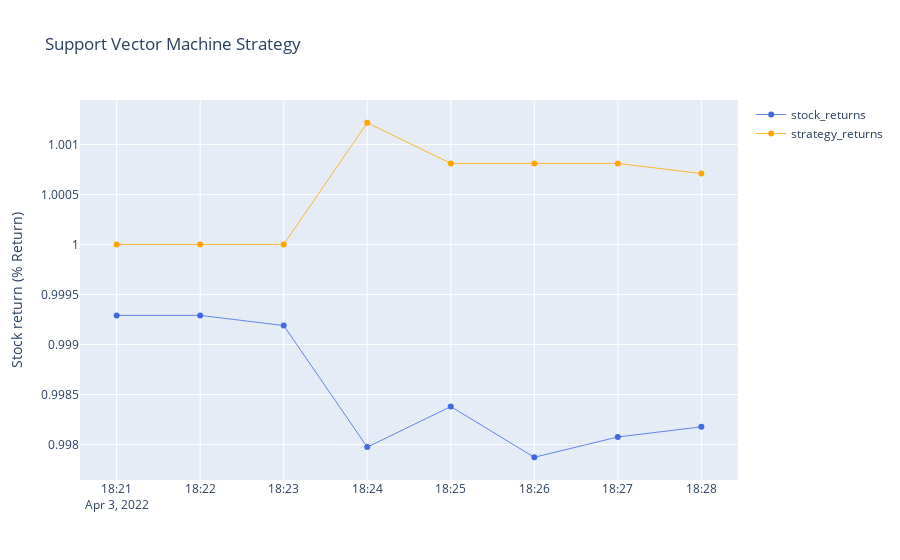

This figure's notebook cell:
### Code cell
# Calculate the classification report
cr = classification_report(y[split:], y_predict)
print(cr)

#declare figure
fig = go.Figure()

#Set up traces
fig.add_trace(go.Scatter(x=df.index, y= (df['Ret'][split:]+1).cumprod(),line=dict(color='royalblue', width=.8), name = 'stock_returns'))
fig.add_trace(go.Scatter(x=df.index, y= (df['Ret1'][split:]+1).cumprod(),line=dict(color='orange', width=.8), name = 'strategy_returns'))

# Add titles
fig.update_layout(
    title='Support Vector Machine Strategy',
    yaxis_title='Stock return (% Return)')

fig.show()
